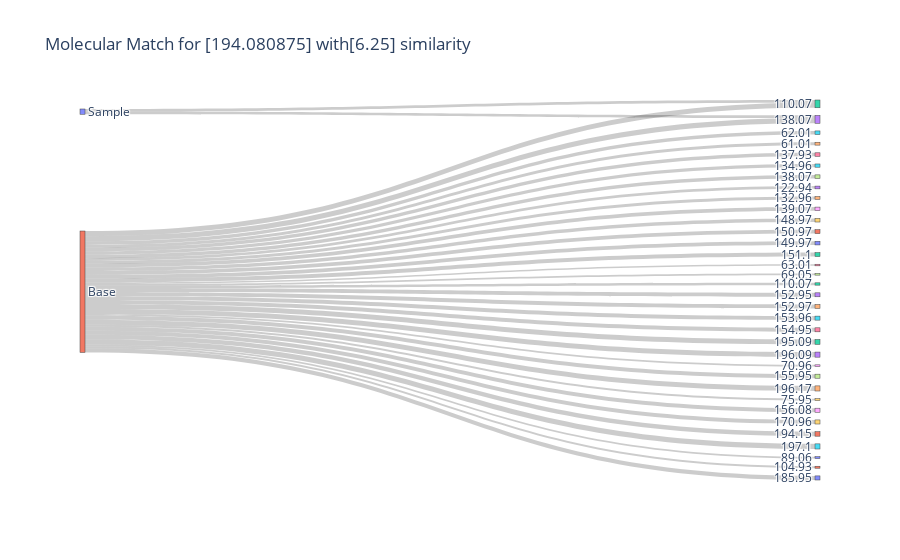

Write notebook code for a chart like this one.
### Code cell
prep = pd.DataFrame(massas).T
prep['source'] = 0
prep.rename(columns = {0: 'target'}, inplace=True)
prep['target'] = prep['target'].astype(str)
prep['weight'] = prep['target'].astype(float)

massas = []
for i in range(len(df_novo)):
    a = df_novo['ms2_base'][i]
    massas.append(a)

prep_base = pd.DataFrame(massas).T
prep_base['source'] = 1
prep_base.rename(columns = {0: 'target'}, inplace=True)
prep_base['target'] = prep_base['target'].astype(str)
prep_base['weight'] = prep_base['target'].astype(float)

df_final = prep.append(prep_base)


massas = []
massas.append('Sample')
massas.append('Base')

inicio = pd.DataFrame(massas)

inicio['source']  = -1

inicio.rename(columns = {0: 'target'}, inplace=True)

inicio['weight'] = 100

df_f = inicio.append(df_final)
df_f.reset_index(inplace=True, drop=True)

insercao = df_f.loc[df_f['source']==0]

mais = insercao.index

df_f.reset_index(inplace=True)
indi = df_f['index'][2:].values
sources = df_f['source'][2:].values

verificar = []
for i in indi:
    verificar.append(i)
for i in mais:
    verificar.append(i)
    
source_sem = []
for i in sources:
    source_sem.append(i)
for i in range(len(insercao)):
    source_sem.append(1)
    
# data
label = df_f['target'].values
source = source_sem
target = verificar
value = df_f['weight'].values
# data to dict, dict to sankey
link = dict(source = source, target = target, value = value)
node = dict(label = label, pad=50, thickness=5)
data = go.Sankey(link = link, node=node)
# plot
fig = go.Figure(data)
fig.update_layout(title_text= f"Molecular Match for {df_novo['parent_mass_cacau'].values} with{df_novo['similaridade'].values} similarity",
                  font_size=12)
fig.show()

### Figure 1 — Plotly figure (JSON) as saved in the notebook; plotly's stock layout.template omitted (floating-point values rounded to 4 significant figures)
{"data": [{"link": {"source": [0, 0, 1, 1, 1, 1, 1, 1, 1, 1, 1, 1, 1, 1, 1, 1, 1, 1, 1, 1, 1, 1, 1, 1, 1, 1, 1, 1, 1, 1, 1, 1, 1, 1, 1, 1], "target": [2, 3, 4, 5, 6, 7, 8, 9, 10, 11, 12, 13, 14, 15, 16, 17, 18, 19, 20, 21, 22, 23, 24, 25, 26, 27, 28, 29, 30, 31, 32, 33, 34, 35, 2, 3], "value": [100, 100, 110.1, 138.1, 61.01, 62.01, 63.01, 69.05, 70.96, 75.95, 89.06, 104.9, 110.1, 122.9, 133.0, 135.0, 137.9, 138.1, 139.1, 149.0, 150.0, 151.0, 151.1, 152.9, 153.0, 154.0, 154.9, 155.9, 156.1, 171.0, 185.9, 194.2, 195.1, 196.1, 196.2, 197.1]}, "node": {"label": ["Sample", "Base", "110.07", "138.07", "61.01", "62.01", "63.01", "69.05", "70.96", "75.95", "89.06", "104.93", "110.07", "122.94", "132.96", "134.96", "137.93", "138.07", "139.07", "148.97", "149.97", "150.97", "151.1", "152.95", "152.97", "153.96", "154.95", "155.95", "156.08", "170.96", "185.95", "194.15", "195.09", "196.09", "196.17", "197.1"], "pad": 50, "thickness": 5}, "type": "sankey"}], "layout": {"font": {"size": 12}, "title": {"text": "Molecular Match for [194.080875] with[6.25] similarity"}}}
